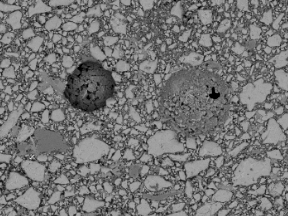
#> input picture registration/images/ct-bse/bse.bmp, 288 x 216 px
$ jupyter execute crop.ipynb
#> lines starting #> are read from the running program, lines starting #| are printed output that depends on the picture
[cell 1]
import cv2, numpy as np
import matplotlib.pyplot as plt


# Load image
image = cv2.imread('../images/ct-bse/bse.bmp', cv2.IMREAD_GRAYSCALE)
#> image is the input picture: shape (216, 288); min 0, max 230, mean 116.5

width, height = image.shape
#> width = 216; height = 288

# 获取图像尺寸
height, width = image.shape[:2]
#> height = 216; width = 288

# 步骤 2: 旋转图像
# 设置旋转中心为图像中心，旋转45度，缩放因子为1
center = (width / 2, height / 2)
#> center = (144, 108)
angle = 45
scale = 1.0
rotation_matrix = cv2.getRotationMatrix2D(center, angle, scale)

# 应用旋转
rotated_image = cv2.warpAffine(image, rotation_matrix, (width, height))
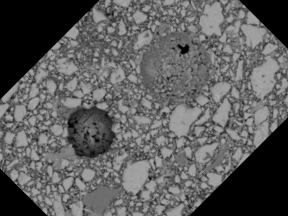
#> rotated_image: shape (216, 288); min 0, max 172, mean 92.9

# 步骤 3: 平移图像
# 设置平移量
tx, ty = 0, 0  # 向右平移50，向下平移30
translation_matrix = np.float32([[1, 0, tx], [0, 1, ty]])

# 应用平移
translated_image = cv2.warpAffine(rotated_image, translation_matrix, (width, height))

# 步骤 4: 裁剪图像
# 设置裁剪区域
x, y, w, h = 0, 0, 512, 512  # 裁剪位置和大小
cropped_image = translated_image[y:y+h, x:x+w]


# Display the images
plt.figure(figsize=(12, 8))
plt.subplot(2, 2, 1), plt.imshow(image, cmap='gray'), plt.title('Original')
plt.subplot(2, 2, 2), plt.imshow(cropped_image, cmap='gray'), plt.title('crop')

# Question:
# 1. 使用的坐标系是哪个？需要确定裁剪区域在图像的哪一位置。图像是先进行了旋转，再进行了移动，先不管旋转后的超出区域直接丢弃的处理。
# 2. 裁剪超过对应区域怎么办？用0填充
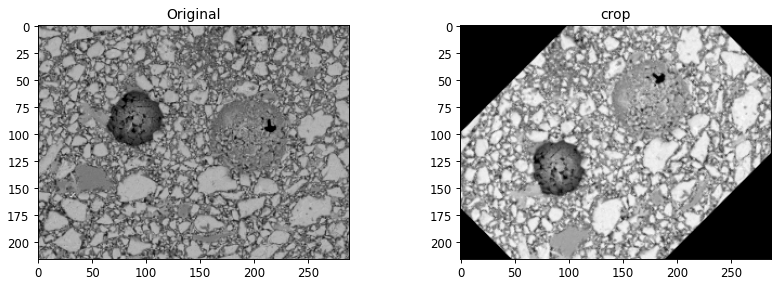
#> figure drawn by matplotlib, 2 panels

$ run again, with registration/images/ct-bse/ct.bmp copied over registration/images/ct-bse/bse.bmp
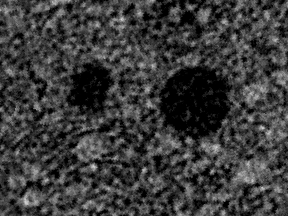
#> input picture registration/images/ct-bse/ct.bmp, 288 x 216 px
#> image is the input picture: shape (216, 288); min 0, max 217, mean 59.2
#> `rotated_image = cv2.warpAffine(image, rotation_matrix, (width, height))`:
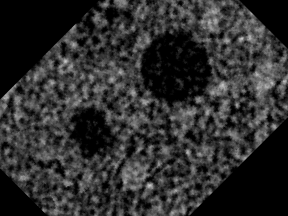
#> rotated_image: shape (216, 288); min 0, max 206, mean 46.1
#> `[cell 1] import cv2, numpy as np import matplotlib.pyplot as plt   # L..`:
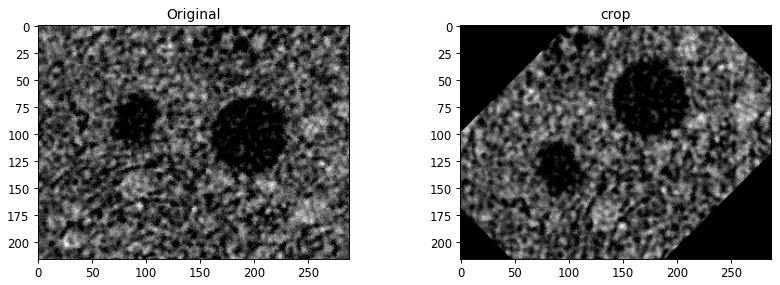
#> figure drawn by matplotlib, 2 panels

$ run again, with registration/images/ct-bse/ct_new.bmp copied over registration/images/ct-bse/bse.bmp
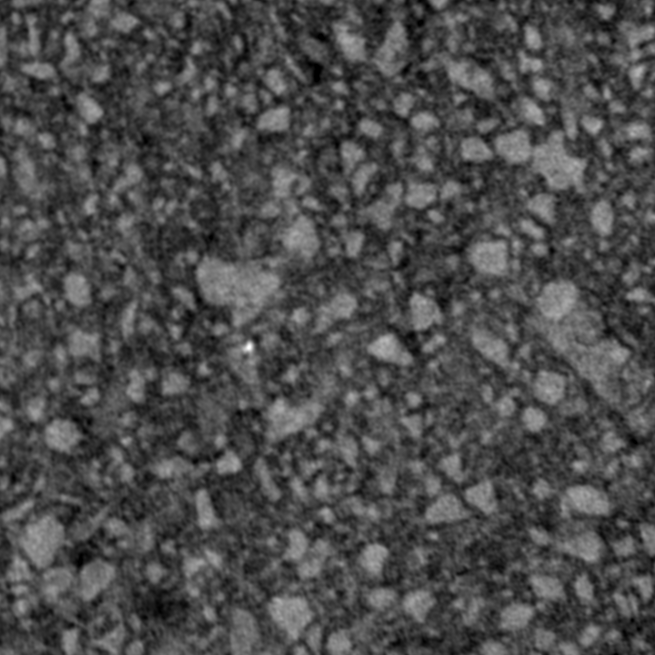
#> input picture registration/images/ct-bse/ct_new.bmp, 655 x 655 px
#> image is the input picture: shape (655, 655); min 0, max 255, mean 75.8
#> `cropped_image = translated_image[y:y+h, x:x+w]`:
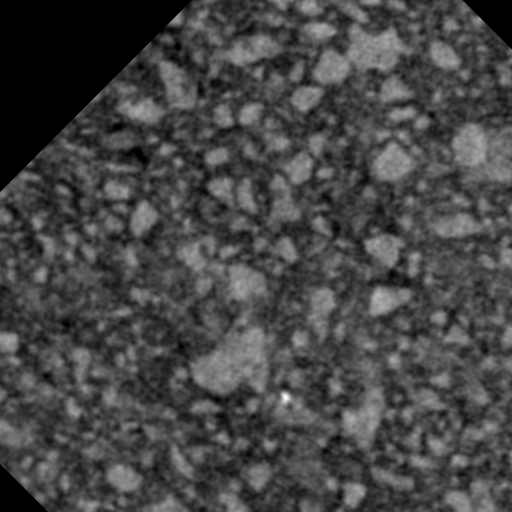
#> cropped_image: shape (512, 512); min 0, max 254, mean 70.2
#> `[cell 1] import cv2, numpy as np import matplotlib.pyplot as plt   # L..`:
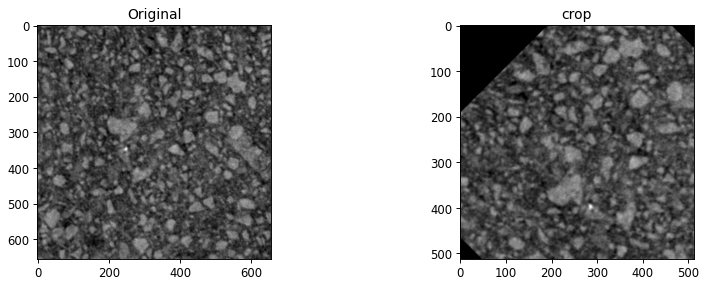
#> figure drawn by matplotlib, 2 panels
